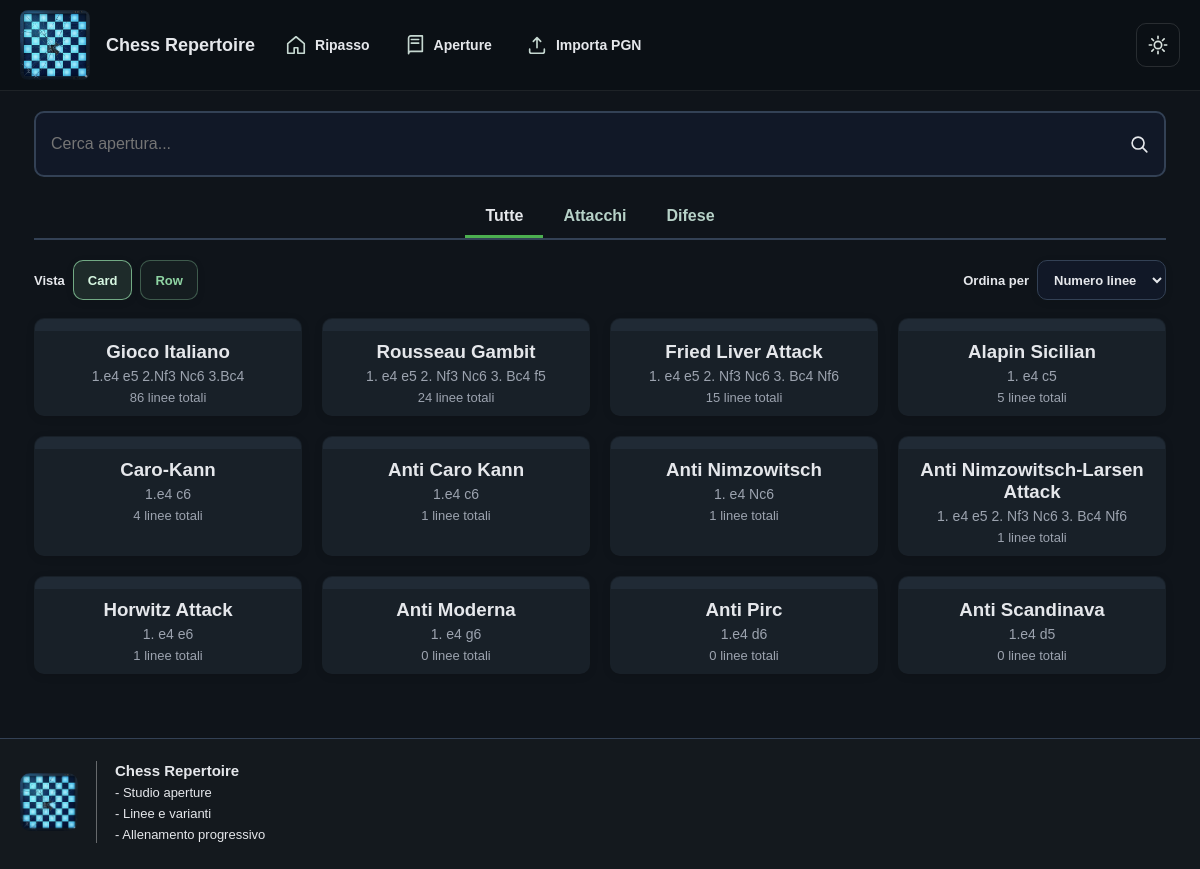
The app's page /, older data.
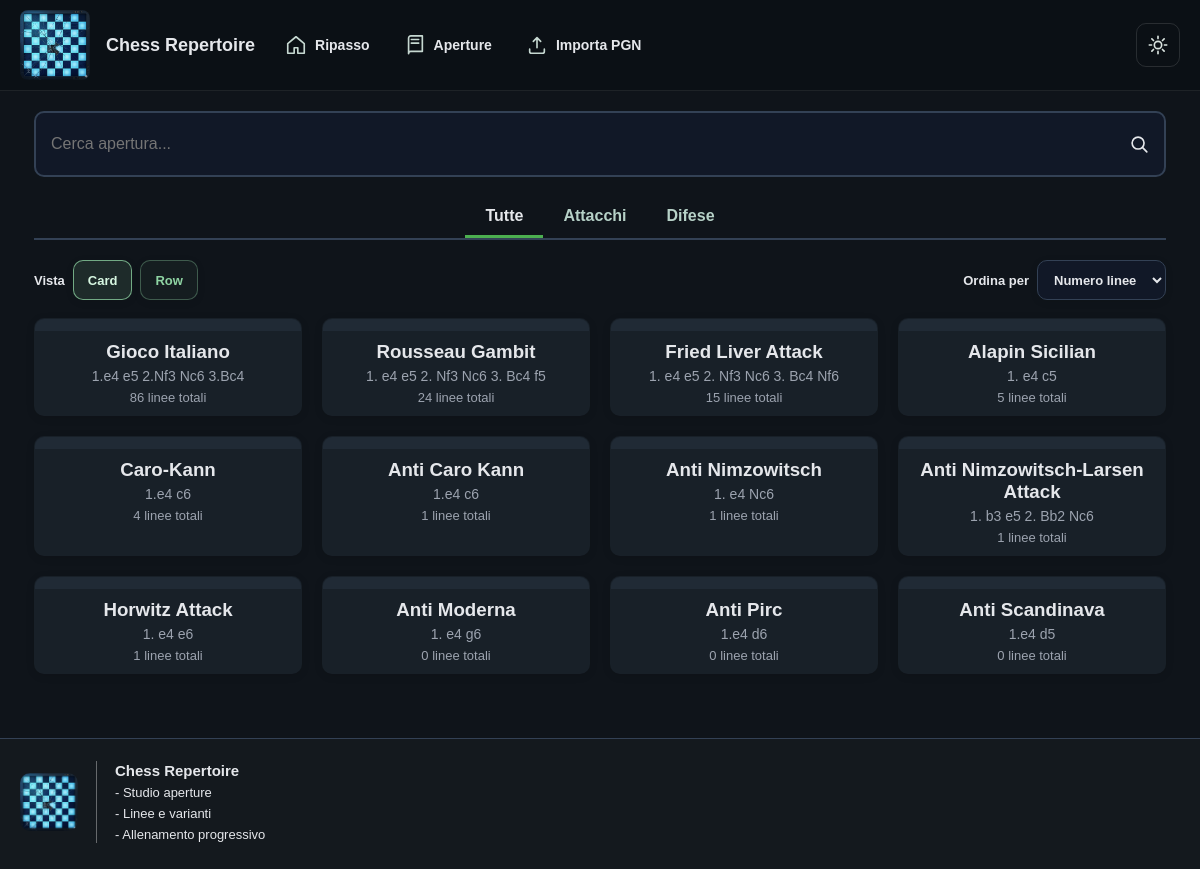
The same page, newer data.
### repertoire/models.py (models this page shows, shortened)
class OpeningRoot(models.Model):
    nome = models.CharField(max_length=100, unique=True)
    moves = models.CharField(max_length=50, blank=True, null=True)
    descrizione = models.TextField(blank=True, null=True)
    difesa = models.BooleanField(default=False)
    class Meta:
        ordering = ['nome']

### repertoire/views.py (the view)
# urls.py: path('', views.opening_list, name='home'),
def opening_list(request):
    query  = request.GET.get("q", "")
    filtro = request.GET.get("filtro", "tutti")
    view_mode = request.GET.get("view", "card")
    sort_mode = request.GET.get("sort", "lines")
    openings = OpeningRoot.objects.annotate(num_linee=Count('linee'))
    if filtro == "attacchi":
        openings = openings.filter(difesa=False)
    elif filtro == "difese":
        openings = openings.filter(difesa=True)
    if query:
        openings = openings.filter(nome__icontains=query)
    openings = list(openings)
    if sort_mode == "name":
        openings.sort(key=lambda opening: opening.nome.lower())
    else:
        sort_mode = "lines"
        openings.sort(key=lambda opening: (-opening.num_linee, opening.nome.lower()))
    openings_data = []
    for opening in openings:
        board = chess.Board()
        try:
            if opening.moves:
                clean_moves = re.sub(r"\d+\.", "", opening.moves)
                for move in clean_moves.split():
                    if move not in ["1-0", "0-1", "1/2-1/2", "*"]:
                        board.push_san(move)
        except Exception:
            pass
        openings_data.append({
            "obj": opening,
            "svg": chess.svg.board(
                board, size=220,
                flipped=getattr(opening, "difesa", False),
                colors={"square light": "#eeeed2", "square dark": "#769656"},
            ),
            "num_linee": opening.num_linee,
        })
    return render(request, "repertoire/opening_list.html", {
        "openings":     openings_data,
        "all_openings": list(
            OpeningRoot.objects
            .all()
            .order_by('nome')
            .values('nome', 'difesa')
        ),
        "query":        query,
        "filtro":       filtro,
        "view_mode":    view_mode if view_mode in {"card", "row"} else "card",
        "sort_mode":    sort_mode,
    })

### repertoire/templates/repertoire/opening_list.html (shortened to what this page needs)
{% extends "repertoire/base.html" %}
{% block content %}
<div class="page">
  <div class="search-bar">
    <form method="get" id="searchForm">
      <input
        type="text"
        name="q"
        id="searchInput"
        class="search-input"
        placeholder="Cerca apertura..."
        value="{{ query }}"
        autocomplete="off"
        aria-autocomplete="list"
        aria-controls="searchSuggestions"
        aria-expanded="false">
      <span class="search-icon" aria-hidden="true">
      </span>
    </form>
  </div>
  <div class="tabs">
    <div class="tab {% if filtro == 'tutti' %}active{% endif %}" data-filter="tutti">Tutte</div>
    <div class="tab {% if filtro == 'attacchi' %}active{% endif %}" data-filter="attacchi">Attacchi</div>
    <div class="tab {% if filtro == 'difese' %}active{% endif %}" data-filter="difese">Difese</div>
  </div>
  <div class="toolbar">
    <div class="toolbar-group">
      <span class="toolbar-label">Vista</span>
      <button type="button" class="toolbar-btn {% if view_mode == 'card' %}active{% endif %}" data-view="card">Card</button>
      <button type="button" class="toolbar-btn {% if view_mode == 'row' %}active{% endif %}" data-view="row">Row</button>
    </div>
    <div class="toolbar-group">
      <label class="toolbar-label" for="sortMode">Ordina per</label>
      <select id="sortMode" name="sort" class="toolbar-select" form="searchForm">
        <option value="lines" {% if sort_mode == 'lines' %}selected{% endif %}>Numero linee</option>
      </select>
    </div>
  </div>
  <div class="grid {% if view_mode == 'row' %}rows{% endif %}">
    {% for item in openings %}
      <a href="{% url 'opening_detail' item.obj.id %}" class="card">
        <div class="board-container">
        </div>
        {% if view_mode == 'row' %}
          <div class="row-content">
            <div class="row-topline">
              <h3 class="row-title">{{ item.obj.nome }}</h3>
              <span class="row-badge">{{ item.num_linee }} linee</span>
            </div>
            <div class="row-meta">
              <span class="meta-pill">{% if item.obj.difesa %}Difesa{% else %}Attacco{% endif %}</span>
              <span class="meta-pill">{{ item.obj.moves|wordcount }} mosse</span>
            </div>
            <p class="row-moves">{{ item.obj.moves|default:"Nessuna sequenza iniziale disponibile." }}</p>
          </div>
        {% else %}
          <h3>{{ item.obj.nome }}</h3>
          <p>{{ item.obj.moves }}</p>
          <div class="line-count">{{ item.num_linee }} linee totali</div>
        {% endif %}
      </a>
    {% empty %}
      <p>Nessuna apertura trovata.</p>
    {% endfor %}
  </div>
</div>
{% endblock %}

### repertoire/templates/repertoire/base.html (shortened to what this page needs)
<!DOCTYPE html>
<html lang="it">
<head>
  {% load static %}
</head>
<body>
  <nav>
    <img src="{% static 'repertoire/img/header_logo.png' %}" class="nav-logo" alt="Chess Repertoire Logo">
    <a class="brand" href="{% url 'home' %}">
      <span>Chess Repertoire</span>
    </a>
    <a class="nav-link" href="{% url 'ripasso' %}">
      <svg class="ui-icon" aria-hidden="true"><use href="#icon-home"></use></svg>
      <span>Ripasso</span>
    </a>
    <a class="nav-link" href="{% url 'home' %}">
      <svg class="ui-icon" aria-hidden="true"><use href="#icon-book"></use></svg>
      <span>Aperture</span>
    </a>
    <a class="nav-link" href="{% url 'import_pgn' %}">
      <svg class="ui-icon" aria-hidden="true"><use href="#icon-upload"></use></svg>
      <span>Importa PGN</span>
    </a>
    <button id="darkToggle" title="Cambia tema" aria-label="Cambia tema"></button>
  </nav>
  <main class="site-main">
    {% block content %}{% endblock %}
  </main>
  <footer class="site-footer">
    <div class="site-footer-inner">
      <img src="{% static 'repertoire/img/header_logo.png' %}" class="footer-logo" alt="Chess Repertoire Logo">
      <div class="footer-copy">
        <strong>Chess Repertoire</strong>
        <span>- Studio aperture</span>
        <span>- Linee e varianti</span>
        <span>- Allenamento progressivo</span>
      </div>
    </div>
  </footer>
</body>
</html>

### repertoire/templates/repertoire/base.html (style rules this page uses)
*, *::before, *::after { box-sizing: border-box; }
:root { --bg: #f3f4f6; --bg-card: #ffffff; --bg-header: #18212b; --text: #1f2937; --text-muted: #6b7280; --border: #d1d5db; --input-bg: #fff; --surface-alt: #eef2f7; --accent: #2f6f5e; --accent-strong: #245748; }
html.dark { --bg: #0f141a; --bg-card: #182028; --bg-header: #0b1015; --text: #e5e7eb; --text-muted: #9ca3af; --border: #334155; --input-bg: #111827; --surface-alt: #1f2937; --accent: #8cb6a7; --accent-strong: #b7d4c9; }
body { margin: 0; font-family: Arial, sans-serif; background: var(--bg); color: var(--text); min-height: 100vh; display: flex; flex-direction: column; transition: background .25s, color .25s; }
a { color: var(--text); text-decoration: none; }
.ui-icon { width: 22px; height: 22px; display: inline-block; vertical-align: middle; flex: 0 0 auto; }
nav { background: var(--bg-header); padding: 10px 20px; display: flex; align-items: center; gap: 10px; flex-wrap: wrap; border-bottom: 1px solid rgba(255,255,255,0.08); min-height: 90px; }
.nav-logo { height: 70px; width: auto; border-radius: 8px; object-fit: cover; flex-shrink: 0; margin-right: 6px; }
nav .brand { color: white; font-size: 18px; font-weight: 700; display: inline-flex; align-items: center; gap: 10px; margin-right: 8px; }
nav a.nav-link { color: #c6d8d1; font-size: 14px; font-weight: 600; padding: 7px 12px; border-radius: 8px; display: inline-flex; align-items: center; gap: 8px; transition: background .2s, color .2s; }
#darkToggle { margin-left: auto; background: transparent; border: 1px solid rgba(255,255,255,0.12); color: #dbe5e1; cursor: pointer; width: 44px; height: 44px; border-radius: 10px; display: inline-flex; align-items: center; justify-content: center; transition: background .2s, border-color .2s, color .2s; }
html.dark h1, html.dark h2, html.dark h3, html.dark h4, html.dark p, html.dark span, html.dark label { color: var(--text); }
html.dark .card, html.dark .stat-card, html.dark .due-item, html.dark .progress-item, html.dark .empty-state, html.dark .srs-panel, html.dark .help { background: var(--bg-card) !important; color: var(--text) !important; }
html.dark .search-bar input, html.dark select, html.dark input[type="text"], html.dark textarea { background: var(--input-bg) !important; color: var(--text) !important; border-color: var(--border) !important; }
html.dark .tabs { border-bottom-color: var(--border) !important; }
html.dark .tab { color: #b6d1c7 !important; }
html.dark .tab.active { color: var(--text) !important; }
html.dark .card h3 { color: var(--text) !important; }
html.dark .card p { color: var(--text-muted) !important; }
html.dark .board-container { background: #202a35 !important; }
html.dark .line-count { color: var(--text-muted) !important; }
.site-main { flex: 1 0 auto; width: 100%; max-width: 1600px; margin: 0 auto; padding: 0 14px; }
.site-footer { margin-top: 44px; padding: 22px 20px 26px; border-top: 1px solid var(--border); color: var(--text-muted); font-size: 13px; background: rgba(255,255,255,0.02); }
.site-footer-inner { width: 100%; margin: 0; display: flex; justify-content: flex-start; align-items: center; gap: 18px; flex-wrap: wrap; }
.footer-logo { width: 58px; height: 58px; border-radius: 10px; object-fit: cover; flex: 0 0 auto; }
.footer-copy { display: flex; flex-direction: column; align-items: flex-start; gap: 6px; text-align: left; }
.footer-copy strong { color: var(--text); font-size: 15px; font-weight: 700; }

Row changes from the older to the newer data that the page shows:
changed OpeningRoot "Anti Nimzowitsch-Larsen Attack": obj.moves "1. e4 e5 2. Nf3 Nc6 3. Bc4 Nf6" → "1. b3 e5 2. Bb2 Nc6"
